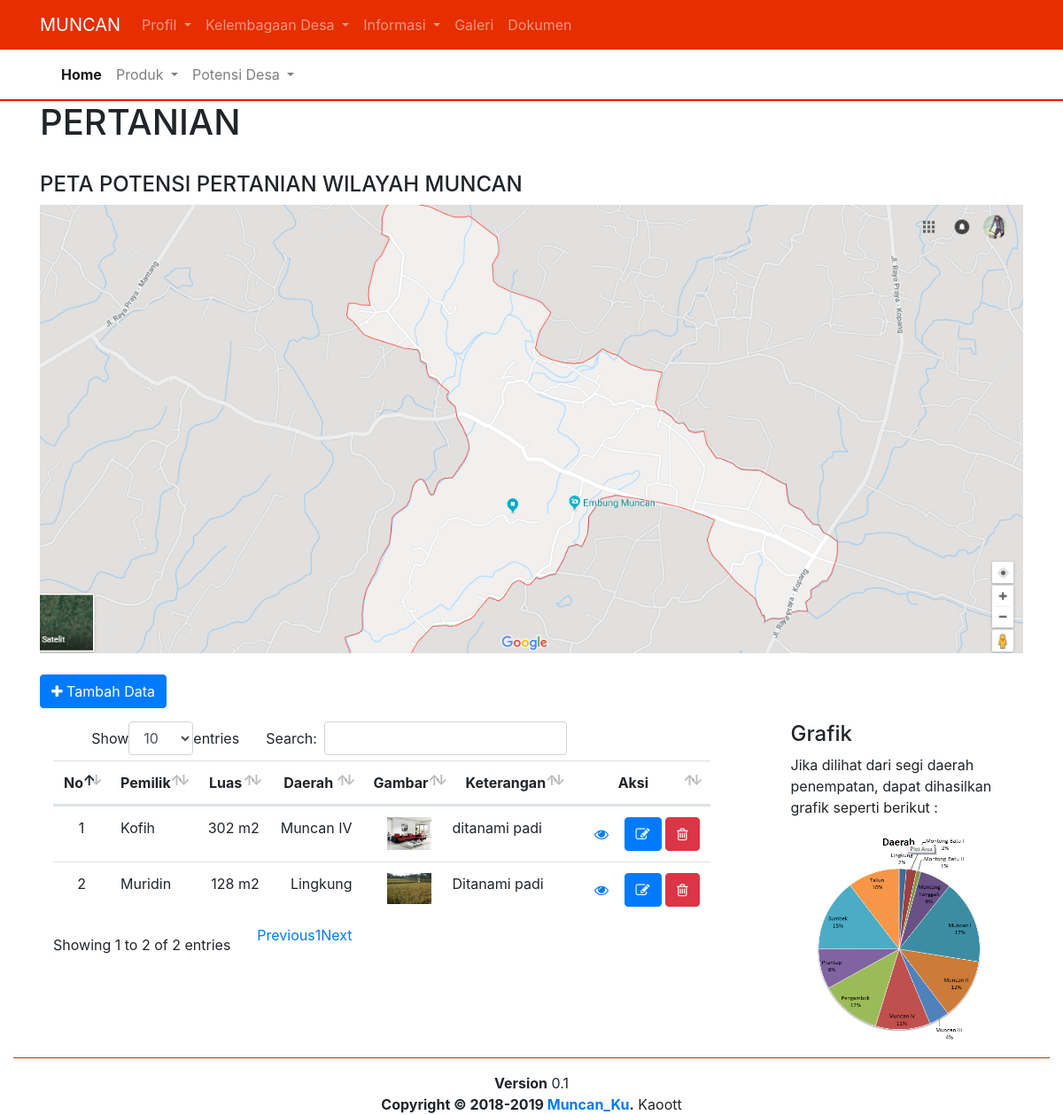
/muncan2/index.php/pertanian, run on the app's committed database.
### tables this page shows
CREATE TABLE `tb_pertanian` (
  `id_pertanian` int(5) NOT NULL,
  `pemilik` varchar(30) NOT NULL,
  `luas` varchar(10) NOT NULL,
  `daerah` varchar(30) NOT NULL,
  `gambar` varchar(50) NOT NULL,
  `keterangan` text NOT NULL
);

### muncan2/application/controllers/Pertanian.php (called while the page is built, shortened)
<?php
class Pertanian extends CI_Controller {
    public function index()
    {
        $pertanian = $this->Pertanian_model->get_all();
        $data = array(
            'judul' => "Pertanian",
            'page' =>  "potensi/pertanian",
            'pertanian_data' => $pertanian
        );
        $this->load->view('halaman',$data);
    }
}

### muncan2/index.php (called while the page is built, shortened)
<?php
require_once BASEPATH.'core/CodeIgniter.php';

### muncan2/application/models/Pertanian_model.php (called while the page is built, shortened)
<?php if (!defined('BASEPATH')) exit('No direct script access allowed');
class Pertanian_model extends CI_Model
{
    public $table = 'tb_pertanian';
    function get_all()
    {
        $this->db->order_by('pemilik ASC');
        return $this->db->get($this->table)->result();
    }
}

### muncan2/application/views/potensi/pertanian.php (the view)
<section>
	<div class="container">
	<h1>PERTANIAN</h1>
	      <br>
		<div>
            <h4>PETA POTENSI PERTANIAN WILAYAH MUNCAN</h4>
            <img width="100%" src="<?php echo base_url('assets');?>/img/muncan.jpg">
        </div>
<br>
        <div class="row perataan">
                <div class="col-7" style="padding-bottom: 15px;">
                <a href='<?=site_url('pertanian/create')?>' class='zooma btn btn-primary'><i class='fa fa-plus'></i> Tambah Data</a>
                </div>
            </div>
			<div class="perataan">
			<div class="col-9" >
                <table class="table table-hover" id="dataTablea" >
                    <thead align="center">
                        <tr>
                            <th>No</th>
                            <th>Pemilik</th>
                            <th>Luas</th>
                            <th>Daerah</th>
                            <th>Gambar</th>
                            <th>Keterangan</th>
                            <th>Aksi</th>
                        </tr>
                    </thead>
                    <tbody align="center">
                        <?php $start = 0; foreach ($pertanian_data as $pertanian) { ?>
                        <tr>
                            <td><?php echo ++$start ?></td>
                            <td align="left"><?php echo $pertanian->pemilik ?></td>
                            <td align="right"><?php echo $pertanian->luas ?></td>
                            <td align="right"><?php echo $pertanian->daerah ?></td>
                            <td><img src="<?php echo base_url().'upload/pertanian/'.$pertanian->gambar ?>" width="50px" ></td>
                            <td align="center" class="row"><?php echo $pertanian->keterangan ?></td>
                            <td>
                                <a href='<?=site_url('pertanian/read/'.$pertanian->id_pertanian)?>' class='zooma btn btn-xs btn-default'><i class='fa fa-eye'></i></a>
                                <a href='<?=site_url('pertanian/update/'.$pertanian->id_pertanian)?>' class='zooma btn btn-xs btn-primary'><i class='fa fa-pencil-square-o'></i></a>
                                <a href='<?=site_url('pertanian/delete/'.$pertanian->id_pertanian)?>' class='zooma btn btn-xs btn-danger' onclick="javasciprt: return confirm('Are You Sure ?');"><i class='fa fa-trash-o'></i></a>
                            </td>
                        </tr>
                        <?php } ?>
                    </tbody>
                    </table>
            </div>
            <div class="col-3">
            	<h4>Grafik</h4>
            	<p>Jika dilihat dari segi daerah penempatan, dapat dihasilkan grafik seperti berikut :</p>
                <img src="<?php echo base_url('assets');?>/img/garifk.PNG" class="zoom" width="100%">
            </div>
            </div>
	</div>
</section>

### muncan2/assets/css/latihan.css (style rules this page uses)
.perataan { display: flex; }
.zoom { transition: transform .2s; width: 100%; margin: 0 auto; }
.zooma { transition: transform .2s; margin: 0 auto; }

### data on the page
tb_pertanian: pemilik "Kofih", luas "302 m2", daerah "Muncan IV", gambar (picture), keterangan "ditanami padi"
tb_pertanian: pemilik "Muridin", luas "128 m2", daerah "Lingkung", gambar (picture), keterangan "Ditanami padi"

### other printed values
DATE('Y') "2019"
